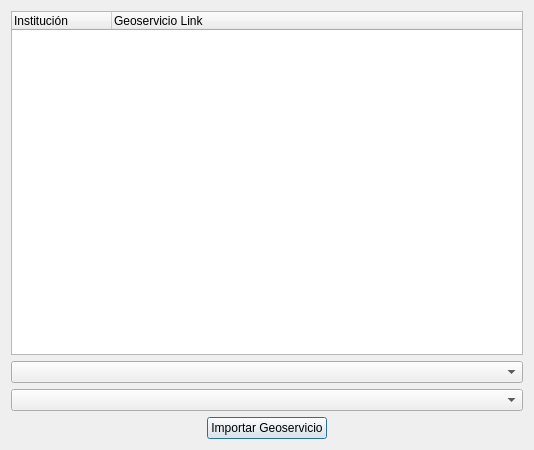
<?xml version="1.0" encoding="UTF-8"?>
<ui version="4.0">
 <class>QGISWebScraperDialogBase</class>
 <widget class="QDialog" name="QGISWebScraperDialogBase">
  <property name="geometry">
   <rect>
    <x>0</x>
    <y>0</y>
    <width>534</width>
    <height>450</height>
   </rect>
  </property>
  <property name="windowTitle">
   <string>ArgentinaGeoServices</string>
  </property>
  <layout class="QVBoxLayout" name="verticalLayout">
   <item>
    <widget class="QTreeWidget" name="wmsTreeWidget">
     <column>
      <property name="text">
       <string>Institución</string>
      </property>
     </column>
     <column>
      <property name="text">
       <string>Geoservicio Link</string>
      </property>
     </column>
    </widget>
   </item>
   <item>
    <widget class="QComboBox" name="tipoFiltre">
     <property name="currentText">
      <string/>
     </property>
     <property name="maxVisibleItems">
      <number>4</number>
     </property>
    </widget>
   </item>
   <item>
    <widget class="QComboBox" name="entidadFiltre"/>
   </item>
   <item alignment="Qt::AlignmentFlag::AlignHCenter">
    <widget class="QPushButton" name="importButton">
     <property name="text">
      <string>Importar Geoservicio</string>
     </property>
    </widget>
   </item>
  </layout>
 </widget>
 <resources/>
 <connections/>
</ui>
